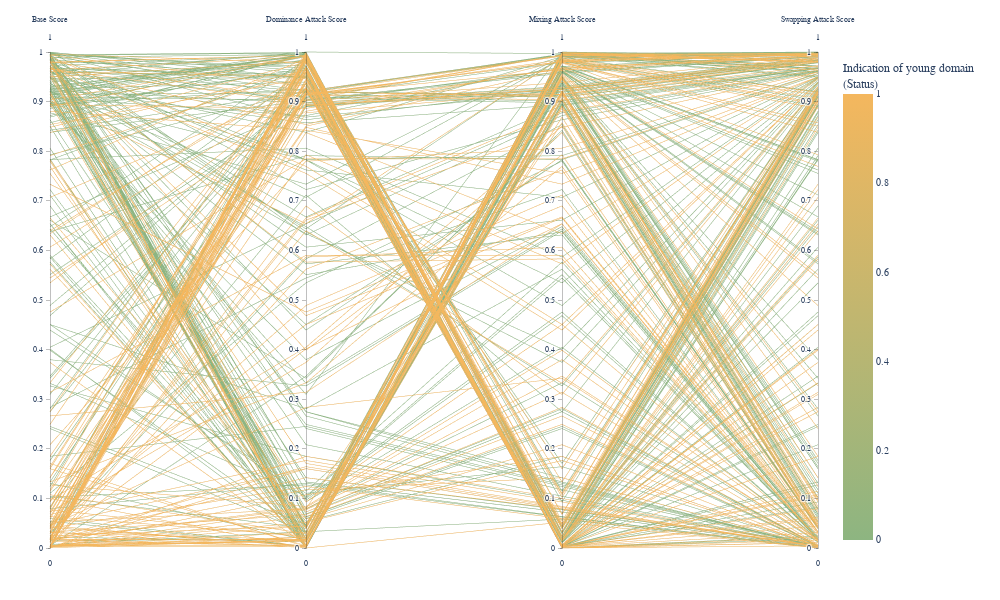

The cell this chart's notebook holds for it:
### Code cell
print("Generating score-based visualization...")
fig_scores = visualize_all_attack_scores_parallel_coords(
        x_test=x_test,
        base_model=model,
        protected_feature=protected_feature,
        superior_outcome_value=1,
        sample_size=500
    )
fig_scores.show()

### Figure 1 — Plotly figure (JSON) as saved in the notebook; plotly's stock layout.template omitted (floating-point values rounded to 4 significant figures; data arrays with more than 128 entries replaced by an {"elided": "..."} marker saying what was removed)
{"data": [{"dimensions": [{"label": "Base Score", "range": [0, 1], "values": {"elided": "342 float values"}}, {"label": "Dominance Attack Score", "range": [0, 1], "values": {"elided": "342 float values"}}, {"label": "Mixing Attack Score", "range": [0, 1], "values": {"elided": "342 float values"}}, {"label": "Swapping Attack Score", "range": [0, 1], "values": {"elided": "342 float values"}}], "line": {"cmax": 1, "cmin": 0, "color": {"elided": "342 int values"}, "colorbar": {"title": {"text": "Indication of young domain <br>(Status)"}}, "colorscale": [[0, "#8db581"], [1, "#f4b75e"]], "showscale": true}, "type": "parcoords"}], "layout": {"font": {"family": "Arial, sans-serif", "size": 10}, "height": 600, "hovermode": "closest", "margin": {"b": 50, "l": 50, "r": 50, "t": 50}, "paper_bgcolor": "white", "plot_bgcolor": "white", "width": 1000}}
